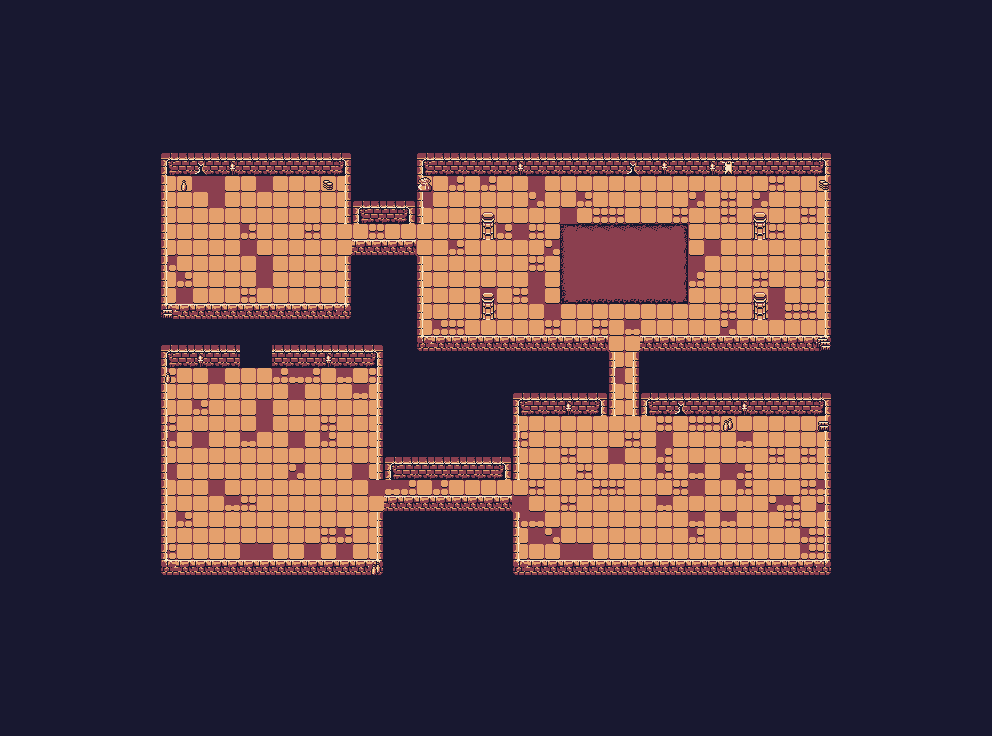

This game map was drawn from its Tiled (.tmx) file and the tilesets committed beside it. A one-line description and the trimmed map source follow:
An orthogonal 62x46 tile map with 16x16 px tiles, 5 tile layers (Base, Floor, Walls, Props, ...) and 451 objects (10x pickup/coin, 6x enemy/rat, 4x spikes, 2x enemy/slug, 2x pickup/pile, ...).

<map version="1.10" tiledversion="1.11.0" orientation="orthogonal" renderorder="right-down" width="62" height="46" tilewidth="16" tileheight="16" infinite="0" nextlayerid="8" nextobjectid="452">
 <properties>
  <property name="title" value="The Cellar" />
 </properties>
 <tileset firstgid="1" source="tileset.tsx" />
 <layer id="1" name="Base" width="62" height="46">
  <properties><property name="renderLayer" value="floor" /></properties>
  <data>[2852 cells, 2852 non-empty, 1 distinct tile ids]</data>
 </layer>
 <layer id="2" name="Floor" width="62" height="46">
  <properties><property name="renderLayer" value="floor" /></properties>
  <data>[2852 cells, 968 non-empty, 23 distinct tile ids]</data>
 </layer>
 <layer id="3" name="Walls" width="62" height="46">
  <properties><property name="renderLayer" value="floor" /></properties>
  <data>[2852 cells, 160 non-empty, 5 distinct tile ids]</data>
 </layer>
 <layer id="4" name="Props" width="62" height="46">
  <properties><property name="renderLayer" value="floor" /></properties>
  <data>[2852 cells, 21 non-empty, 8 distinct tile ids]</data>
 </layer>
 <layer id="5" name="Overhead" width="62" height="46">
  <properties><property name="renderLayer" value="overhead" /></properties>
  <data>[2852 cells, 4 non-empty, 1 distinct tile ids]</data>
 </layer>
 <objectgroup id="6" name="walls" visible="0">
  <object id="1" x="160" y="154" width="16" height="6">
   <properties>
    <property name="opaque" type="bool" value="true" />
   </properties>
  </object>
  <object id="2" x="176" y="154" width="16" height="6">
   <properties>
    <property name="opaque" type="bool" value="true" />
   </properties>
  </object>
  <object id="3" x="192" y="154" width="16" height="6">
   <properties>
    <property name="opaque" type="bool" value="true" />
   </properties>
  </object>
  <object id="4" x="208" y="154" width="16" height="6">
   <properties>
    <property name="opaque" type="bool" value="true" />
   </properties>
  </object>
  <object id="5" x="224" y="154" width="16" height="6">
   <properties>
    <property name="opaque" type="bool" value="true" />
   </properties>
  </object>
  <object id="6" x="240" y="154" width="16" height="6">
   <properties>
    <property name="opaque" type="bool" value="true" />
   </properties>
  </object>
  <object id="7" x="256" y="154" width="16" height="6">
   <properties>
    <property name="opaque" type="bool" value="true" />
   </properties>
  </object>
  <object id="8" x="272" y="154" width="16" height="6">
   <properties>
    <property name="opaque" type="bool" value="true" />
   </properties>
  </object>
  <object id="9" x="288" y="154" width="16" height="6">
   <properties>
    <property name="opaque" type="bool" value="true" />
   </properties>
  </object>
  <object id="10" x="304" y="154" width="16" height="6">
   <properties>
    <property name="opaque" type="bool" value="true" />
   </properties>
  </object>
  <object id="11" x="320" y="154" width="16" height="6">
   <properties>
    <property name="opaque" type="bool" value="true" />
   </properties>
  </object>
  <object id="12" x="336" y="154" width="16" height="6">
   <properties>
    <property name="opaque" type="bool" value="true" />
   </properties>
  </object>
  <object id="13" x="416" y="154" width="16" height="6">
   <properties>
    <property name="opaque" type="bool" value="true" />
   </properties>
  </object>
  <object id="14" x="432" y="154" width="16" height="6">
   <properties>
    <property name="opaque" type="bool" value="true" />
   </properties>
  </object>
  <object id="15" x="448" y="154" width="16" height="6">
   <properties>
    <property name="opaque" type="bool" value="true" />
   </properties>
  </object>
  <object id="16" x="464" y="154" width="16" height="6">
   <properties>
    <property name="opaque" type="bool" value="true" />
   </properties>
  </object>
  <object id="17" x="480" y="154" width="16" height="6">
   <properties>
    <property name="opaque" type="bool" value="true" />
   </properties>
  </object>
  <object id="18" x="496" y="154" width="16" height="6">
   <properties>
    <property name="opaque" type="bool" value="true" />
   </properties>
  </object>
  <object id="19" x="512" y="154" width="16" height="6">
   <properties>
    <property name="opaque" type="bool" value="true" />
   </properties>
  </object>
  <object id="20" x="528" y="154" width="16" height="6">
   <properties>
    <property name="opaque" type="bool" value="true" />
   </properties>
  </object>
  <object id="21" x="544" y="154" width="16" height="6">
   <properties>
    <property name="opaque" type="bool" value="true" />
   </properties>
  </object>
  <object id="22" x="560" y="154" width="16" height="6">
   <properties>
    <property name="opaque" type="bool" value="true" />
   </properties>
  </object>
  <object id="23" x="576" y="154" width="16" height="6">
   <properties>
    <property name="opaque" type="bool" value="true" />
   </properties>
  </object>
  <object id="24" x="592" y="154" width="16" height="6">
   <properties>
    <property name="opaque" type="bool" value="true" />
   </properties>
  </object>
  <object id="25" x="608" y="154" width="16" height="6">
   <properties>
    <property name="opaque" type="bool" value="true" />
   </properties>
  </object>
  <object id="26" x="624" y="154" width="16" height="6">
   <properties>
    <property name="opaque" type="bool" value="true" />
   </properties>
  </object>
  <object id="27" x="640" y="154" width="16" height="6">
   <properties>
    <property name="opaque" type="bool" value="true" />
   </properties>
  </object>
  <object id="28" x="656" y="154" width="16" height="6">
   <properties>
    <property name="opaque" type="bool" value="true" />
   </properties>
  </object>
  <object id="29" x="672" y="154" width="16" height="6">
   <properties>
    <property name="opaque" type="bool" value="true" />
   </properties>
  </object>
  <object id="30" x="688" y="154" width="16" height="6">
   <properties>
    <property name="opaque" type="bool" value="true" />
   </properties>
  </object>
  <object id="31" x="704" y="154" width="16" height="6">
   <properties>
    <property name="opaque" type="bool" value="true" />
   </properties>
  </object>
  <object id="32" x="720" y="154" width="16" height="6">
   <properties>
    <property name="opaque" type="bool" value="true" />
   </properties>
  </object>
  <object id="33" x="736" y="154" width="16" height="6">
   <properties>
    <property name="opaque" type="bool" value="true" />
   </properties>
  </object>
  <object id="34" x="752" y="154" width="16" height="6">
   <properties>
    <property name="opaque" type="bool" value="true" />
   </properties>
  </object>
  <object id="35" x="768" y="154" width="16" height="6">
   <properties>
    <property name="opaque" type="bool" value="true" />
   </properties>
  </object>
  </objectgroup>
 <objectgroup id="7" name="entities">
  <!-- 30 objects omitted --></objectgroup>
</map>
<!-- 416 of 451 objects omitted -->
